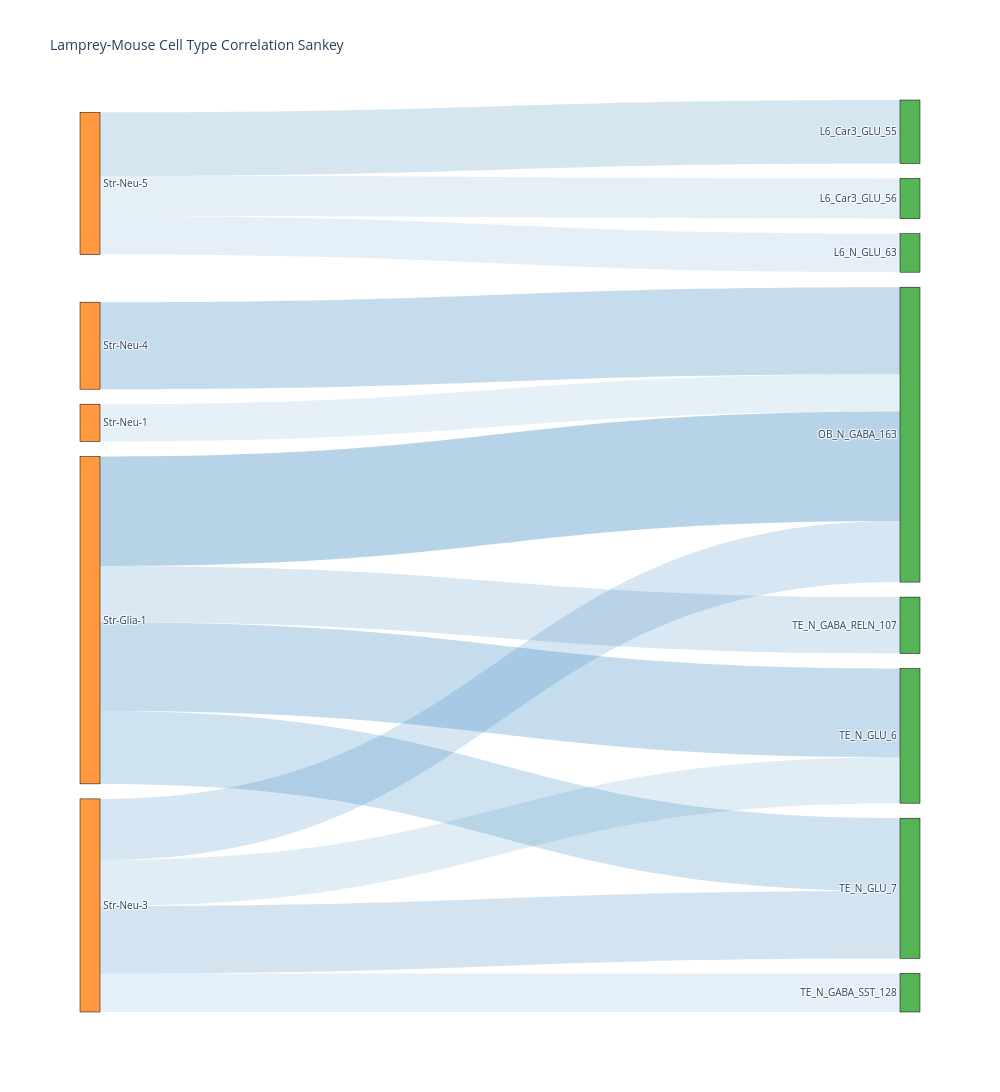

The code cell stored with this chart in its notebook:
### Code cell
fig = plot_sankey_from_corr(corr_matrix, threshold=0.1, )
fig.write_html('/data/work/22.fusemap/05.stereoalign/02.scvi/04.Striatum/01_20251223/Striatum_2.html')

### Figure 1 — Plotly figure (JSON) as saved in the notebook; plotly's stock layout.template omitted (floating-point values rounded to 4 significant figures)
{"data": [{"link": {"color": ["rgba(31, 119, 180, 0.3201501891757878)", "rgba(31, 119, 180, 0.16514362971070762)", "rgba(31, 119, 180, 0.2598630237459264)", "rgba(31, 119, 180, 0.21298614468119167)", "rgba(31, 119, 180, 0.10913317939375093)", "rgba(31, 119, 180, 0.1791086394079898)", "rgba(31, 119, 180, 0.11285882459175318)", "rgba(31, 119, 180, 0.1342929533730887)", "rgba(31, 119, 180, 0.19742388191563132)", "rgba(31, 119, 180, 0.25462338329566075)", "rgba(31, 119, 180, 0.18564556799049653)", "rgba(31, 119, 180, 0.11788184159143675)", "rgba(31, 119, 180, 0.11259029687791072)"], "source": [0, 0, 0, 0, 1, 3, 3, 3, 3, 4, 5, 5, 5], "target": [15, 16, 22, 23, 15, 15, 17, 22, 23, 15, 8, 9, 12], "value": [0.3202, 0.1651, 0.2599, 0.213, 0.1091, 0.1791, 0.1129, 0.1343, 0.1974, 0.2546, 0.1856, 0.1179, 0.1126]}, "node": {"color": ["rgba(255, 127, 14, 0.8)", "rgba(255, 127, 14, 0.8)", "rgba(255, 127, 14, 0.8)", "rgba(255, 127, 14, 0.8)", "rgba(255, 127, 14, 0.8)", "rgba(255, 127, 14, 0.8)", "rgba(255, 127, 14, 0.8)", "rgba(255, 127, 14, 0.8)", "rgba(44, 160, 44, 0.8)", "rgba(44, 160, 44, 0.8)", "rgba(44, 160, 44, 0.8)", "rgba(44, 160, 44, 0.8)", "rgba(44, 160, 44, 0.8)", "rgba(44, 160, 44, 0.8)", "rgba(44, 160, 44, 0.8)", "rgba(44, 160, 44, 0.8)", "rgba(44, 160, 44, 0.8)", "rgba(44, 160, 44, 0.8)", "rgba(44, 160, 44, 0.8)", "rgba(44, 160, 44, 0.8)", "rgba(44, 160, 44, 0.8)", "rgba(44, 160, 44, 0.8)", "rgba(44, 160, 44, 0.8)", "rgba(44, 160, 44, 0.8)", "rgba(44, 160, 44, 0.8)", "rgba(44, 160, 44, 0.8)"], "label": ["Str-Glia-1", "Str-Neu-1", "Str-Neu-2", "Str-Neu-3", "Str-Neu-4", "Str-Neu-5", "Str-Neu-6", "Str-Neu-7", " L6_Car3_GLU_55", " L6_Car3_GLU_56", " L6_Car3_GLU_57", " L6_IT_GLU_52", " L6_N_GLU_63", " L6_N_GLU_64", " MGL_290", " OB_N_GABA_163", " TE_N_GABA_RELN_107", " TE_N_GABA_SST_128", " TE_N_GLU_1", " TE_N_GLU_10", " TE_N_GLU_2", " TE_N_GLU_27", " TE_N_GLU_6", " TE_N_GLU_7", " TE_N_GLU_9", " VLMC_270"], "line": {"color": "black", "width": 0.5}, "pad": 15, "thickness": 20}, "type": "sankey"}], "layout": {"font": {"size": 10}, "height": 1200, "title": {"text": "Lamprey-Mouse Cell Type Correlation Sankey"}, "width": 1000}}
